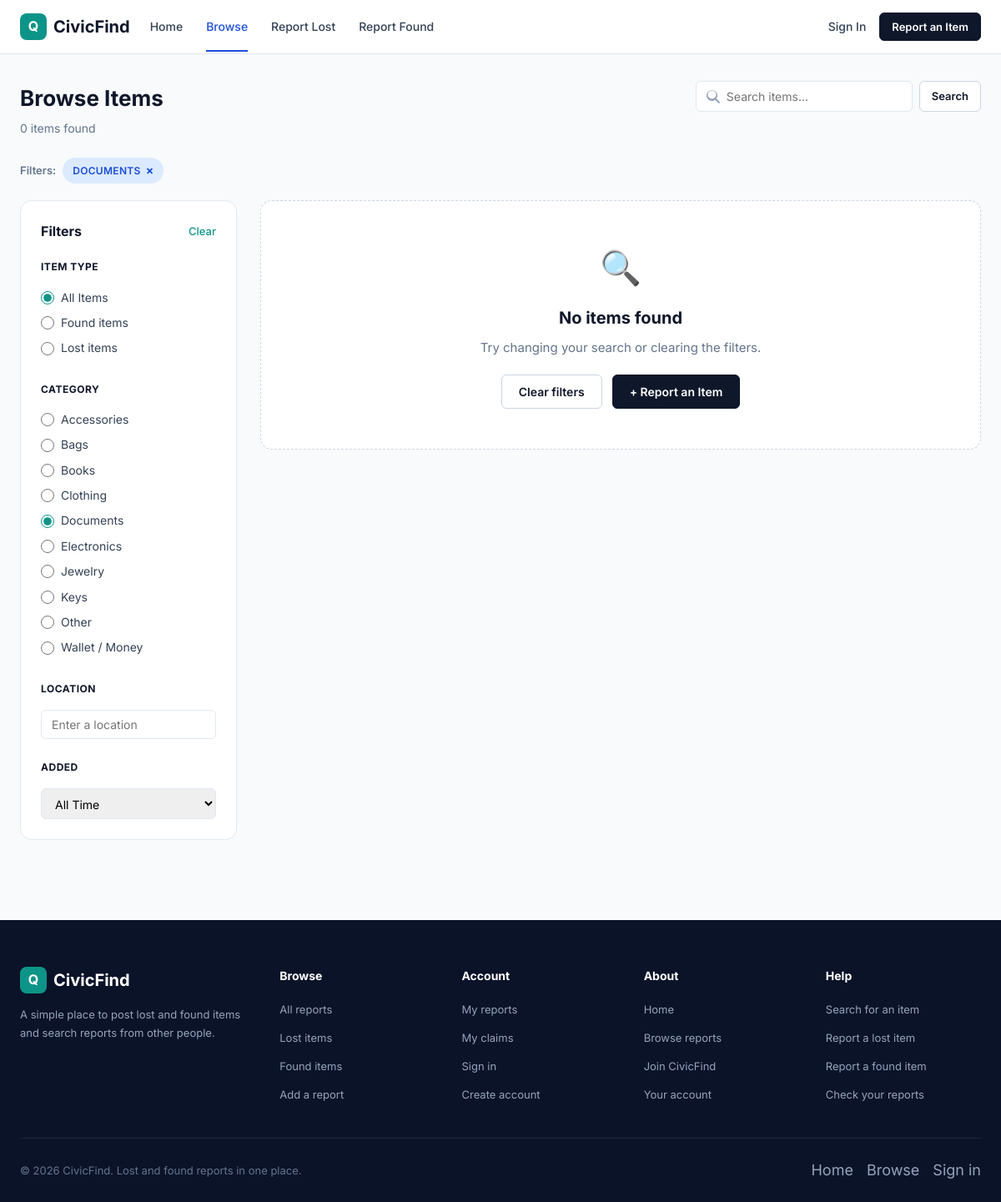
/browse.php?category=2, run on the app's committed database.
### tables this page shows
CREATE TABLE categories (
    id INT UNSIGNED AUTO_INCREMENT PRIMARY KEY,
    name VARCHAR(80) NOT NULL UNIQUE,
    created_at TIMESTAMP NOT NULL DEFAULT CURRENT_TIMESTAMP
);

### includes/functions.php (called while the page is built, shortened)
<?php
function e(?string $str): string {
    return htmlspecialchars($str ?? '', ENT_QUOTES | ENT_SUBSTITUTE, 'UTF-8');
}
function app_base_path(): string {
    static $basePath = null;
    if ($basePath !== null) return $basePath;
    $script = str_replace('\\', '/', (string)($_SERVER['SCRIPT_NAME'] ?? '/'));
    $directory = rtrim(str_replace('\\', '/', dirname($script)), '/');
    $basePath = ($directory === '' || $directory === '.' || $directory === '/') ? '' : $directory;
    return $basePath;
}
function app_url(string $path = '/'): string {
    $path = '/' . ltrim($path, '/');
    return app_base_path() . $path;
}
function get_categories(PDO $db): array {
    return $db->query('SELECT * FROM categories ORDER BY name')->fetchAll();
}

### browse.php (the view, shortened to what this page needs)
<?php
require_once __DIR__ . '/database/db.php';
require_once __DIR__ . '/includes/functions.php';
require_once __DIR__ . '/includes/header.php';
$db = get_db();
$categories = get_categories($db);
$keyword   = mb_substr(trim($_GET['keyword'] ?? ''), 0, 100);
$type      = $_GET['type']          ?? '';
$catFilter  = $_GET['category']     ?? '';
$location  = mb_substr(trim($_GET['location'] ?? ''), 0, 100);
$page      = max(1, (int)($_GET['page'] ?? 1));
$perPage   = 9;
$where  = ['1=1'];
$params = [];
if ($catFilter !== '' && is_numeric($catFilter)) {
    $where[]  = 'i.category_id = :cat';
    $params['cat'] = (int)$catFilter;
}
$whereSQL = implode(' AND ', $where);
$countStmt = $db->prepare("SELECT COUNT(*) FROM items i WHERE $whereSQL");
$countStmt->execute($params);
$total = (int)$countStmt->fetchColumn();
$pag   = paginate($total, $perPage, $page);
$sql = "SELECT i.*, c.name AS category_name
        FROM items i JOIN categories c ON c.id = i.category_id
        WHERE $whereSQL
        ORDER BY i.created_at DESC
        LIMIT {$pag['per_page']} OFFSET {$pag['offset']}";
$stmt = $db->prepare($sql);
$stmt->execute($params);
$items = $stmt->fetchAll();
function qs(array $overrides = []): string {
    $p = $_GET;
    foreach ($overrides as $k => $v) {
        if ($v === null || $v === '') unset($p[$k]); else $p[$k] = $v;
    }
    unset($p['page']);
    return http_build_query($p);
}
?>
<section class="directory">
    <div class="container">
        <div class="directory-header">
            <div>
                <h1>Browse Items</h1>
                <p class="subtitle"><?= $total ?> items found</p>
            </div>
            <div class="directory-search">
                <form method="get" style="display:flex;gap:8px">
                    <input type="text" name="keyword" placeholder="Search items..." value="<?= e($keyword) ?>">
                    <button class="btn btn-outline btn-sm" type="submit">Search</button>
                </form>
            </div>
        </div>
        <?php
        $activeFilters = [];
        if ($catFilter !== '') {
            $cn = array_filter($categories, fn($c) => $c['id'] == $catFilter);
            $cn = $cn ? strtoupper(reset($cn)['name']) : 'CATEGORY';
            $activeFilters[] = ['label' => $cn, 'remove' => 'category'];
        }
        ?>
        <?php if ($activeFilters): ?>
        <div class="active-filters">
            <span style="font-size:13px;font-weight:600;color:var(--slate-500);padding:5px 0;">Filters:</span>
            <?php foreach ($activeFilters as $af): ?>
                <span class="filter-chip">
                    <?= e($af['label']) ?>
                    <a href="?<?= qs([$af['remove'] => null]) ?>">&times;</a>
                </span>
            <?php endforeach; ?>
        </div>
        <?php endif; ?>
        <div class="directory-layout">
            <aside class="filter-sidebar">
                <h3>Filters <a href="<?= e(app_url('/browse.php')) ?>">Clear</a></h3>
                <form method="get" id="filterForm">
                    <div class="filter-group">
                        <div class="filter-group-label">Item Type</div>
                        <label><input type="radio" name="type" value="" <?= $type === '' ? 'checked' : '' ?> onchange="this.form.submit()"> All Items</label>
                        <label><input type="radio" name="type" value="found" <?= $type === 'found' ? 'checked' : '' ?> onchange="this.form.submit()"> Found items</label>
                        <label><input type="radio" name="type" value="lost" <?= $type === 'lost' ? 'checked' : '' ?> onchange="this.form.submit()"> Lost items</label>
                    </div>
                    <div class="filter-group">
                        <div class="filter-group-label">Category</div>
                        <?php foreach ($categories as $cat): ?>
                        <label><input type="radio" name="category" value="<?= $cat['id'] ?>" <?= $catFilter == $cat['id'] ? 'checked' : '' ?> onchange="this.form.submit()"> <?= e($cat['name']) ?></label>
                        <?php endforeach; ?>
                    </div>
                    <div class="filter-group">
                        <div class="filter-group-label">Location</div>
                        <input type="text" name="location" value="<?= e($location) ?>" placeholder="Enter a location" onchange="this.form.submit()">
                    </div>
                    <div class="filter-group">
                        <div class="filter-group-label">Added</div>
                        <select name="date_range" onchange="this.form.submit()">
                            <option value="">All Time</option>
                        </select>
                    </div>
                </form>
            </aside>
            <div>
                <?php if (empty($items)): ?>
                    <div class="empty-state" style="padding: 48px 24px; background: var(--white); border: 1px dashed var(--slate-300); border-radius: var(--radius-lg); text-align: center;">
                        <div style="font-size: 40px; margin-bottom: 12px;">🔍</div>
                        <h3 style="font-size: 20px; font-weight: 700; color: var(--navy-800); margin-bottom: 8px;">No items found</h3>
                        <p style="color: var(--slate-500); margin-bottom: 20px;">Try changing your search or clearing the filters.</p>
                        <div style="display: flex; gap: 12px; justify-content: center; flex-wrap: wrap;">
                            <?php if (!empty($activeFilters)): ?>
                                <a href="<?= e(app_url('/browse.php')) ?>" class="btn btn-outline">Clear filters</a>
                            <?php endif; ?>
                            <a href="<?= e(app_url('/user/report-item.php')) ?>" class="btn btn-primary">+ Report an Item</a>
                        </div>
                    </div>
                <?php endif; ?>
            </div>
        </div>
    </div>
</section>
<?php require_once __DIR__ . '/includes/footer.php'; ?>

### assets/css/style.css (style rules this page uses)
:root { --navy-900: #0b1329; --navy-800: #0f172a; --navy-700: #172554; --navy-600: #1e3a8a; --slate-700: #334155; --slate-500: #64748b; --slate-400: #94a3b8; --slate-300: #cbd5e1; --slate-200: #e2e8f0; --slate-100: #f1f5f9; --slate-50: #f8fafc; --white: #ffffff; --primary: #1d4ed8; --primary-hover: #1e40af; --primary-light: #dbeafe; --teal-600: #0d9488; --teal-500: #14b8a6; --teal-400: #2dd4bf; --teal-50: #f0fdfa; --green-500: #10b981; --green-100: #d1fae5; --green-50: #ecfdf5; --amber-500: #d97706; --amber-100: #fef3c7; --amber-50: #fffbeb; --red-500: #ef4444; --red-100: #fee2e2; --red-50: #fef2f2; --blue-50: #eff6ff; --radius-sm: 6px; --radius-md: 10px; --radius-lg: 14px; --radius-xl: 18px; --shadow-sm: 0 1px 2px rgba(0,0,0,.05); --shadow-md: 0 4px 6px -1px rgba(0,0,0,.07), 0 2px 4px -2px rgba(0,0,0,.05); --shadow-lg: 0 10px 15px -3px rgba(0,0,0,.08), 0 4px 6px -4px rgba(0,0,0,.04); --font: 'Inter', system-ui, -apple-system, sans-serif; }
*, *::before, *::after { box-sizing: border-box; margin: 0; padding: 0; }
html { scroll-behavior: smooth; -webkit-text-size-adjust: 100%; }
body { font-family: var(--font); font-size: 15px; line-height: 1.6; color: var(--navy-800); background: var(--slate-50); min-height: 100vh; display: flex; flex-direction: column; }
a { color: var(--primary); text-decoration: none; }
button, input, select, textarea { font-family: inherit; font-size: inherit; }
.container { max-width: 1220px; margin: 0 auto; padding: 0 24px; }
.btn { display: inline-flex; align-items: center; justify-content: center; gap: 6px; padding: 10px 20px; border-radius: var(--radius-sm); font-weight: 600; font-size: 14px; border: 1px solid transparent; cursor: pointer; text-decoration: none; transition: .15s; line-height: 1.4; }
.btn-primary { background: var(--navy-800); color: var(--white); border-color: var(--navy-800); }
.btn-outline { background: var(--white); color: var(--navy-800); border-color: var(--slate-300); }
.btn-sm { padding: 7px 14px; font-size: 13px; }
.directory { padding: 32px 0 48px; }
.directory-header { display: flex; justify-content: space-between; align-items: flex-start; margin-bottom: 24px; flex-wrap: wrap; gap: 16px; }
.directory-header h1 { font-size: 26px; font-weight: 700; }
.directory-header .subtitle { font-size: 14px; color: var(--slate-500); margin-top: 4px; }
.directory-search { display: flex; align-items: center; gap: 12px; }
.directory-search input { padding: 9px 14px 9px 36px; border: 1px solid var(--slate-200); border-radius: var(--radius-sm); width: 260px; font-size: 14px; }
.directory-layout { display: grid; grid-template-columns: 260px 1fr; gap: 28px; }
.active-filters { display: flex; gap: 8px; margin-bottom: 20px; flex-wrap: wrap; }
.filter-chip { display: inline-flex; align-items: center; gap: 6px; padding: 5px 12px; background: var(--primary-light); color: var(--primary); font-size: 12px; font-weight: 600; border-radius: 20px; text-transform: uppercase; letter-spacing: .3px; }
.filter-chip a { color: var(--primary); font-weight: 700; text-decoration: none; font-size: 14px; line-height: 1; }
.filter-sidebar { background: var(--white); border: 1px solid var(--slate-200); border-radius: var(--radius-lg); padding: 24px; align-self: start; position: sticky; top: 84px; }
.filter-sidebar h3 { display: flex; justify-content: space-between; align-items: center; font-size: 16px; font-weight: 700; margin-bottom: 20px; }
.filter-sidebar h3 a { font-size: 13px; color: var(--teal-600); font-weight: 500; }
.filter-group { margin-bottom: 24px; }
.filter-group:last-child { margin-bottom: 0; }
.filter-group-label { font-size: 12px; font-weight: 700; text-transform: uppercase; color: var(--navy-800); letter-spacing: .5px; margin-bottom: 12px; }
.filter-group label { display: flex; align-items: center; gap: 8px; font-size: 14px; color: var(--slate-700); cursor: pointer; padding: 4px 0; }
.filter-group input[type="radio"], .filter-group input[type="checkbox"] { accent-color: var(--teal-600); width: 16px; height: 16px; }
.filter-group input[type="text"], .filter-group select { width: 100%; padding: 8px 12px; border: 1px solid var(--slate-200); border-radius: var(--radius-sm); font-size: 14px; margin-top: 4px; }
.empty-state { text-align: center; padding: 60px 24px; color: var(--slate-500); }
.empty-state h3 { font-size: 20px; color: var(--navy-800); margin-bottom: 8px; }

### data on the page
categories: category "☐ Accessories", name "Accessories"
categories: category "☐ Bags", name "Bags"
categories: category "☐ Books", name "Books"
categories: category "☐ Clothing", name "Clothing"
categories: category "☑ Documents", name "Documents"
categories: category "☐ Electronics", name "Electronics"
categories: category "☐ Jewelry", name "Jewelry"
categories: category "☐ Keys", name "Keys"
categories: category "☐ Other", name "Other"
categories: category "☐ Wallet / Money", name "Wallet / Money"

### other printed values
$total "0"
$af['label'] "DOCUMENTS"
